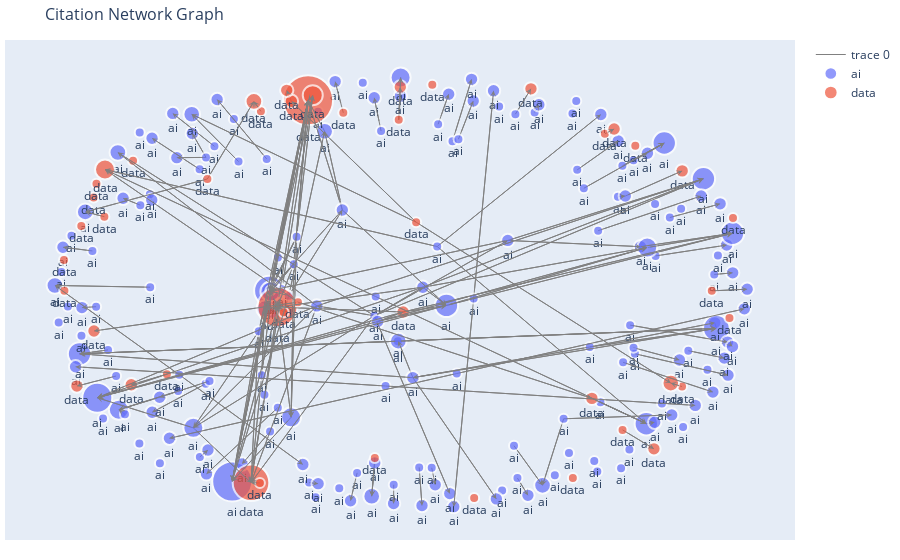

Notebook code cell kept with this figure:
### Code cell
sub_areas_of_interest = ['ai','data']  # Replace with your desired sub-area
theory_graph = filter_graph_by_sub_areas(G, sub_areas_of_interest)
draw_graph_plotly(theory_graph, sample_fraction=1.0)
